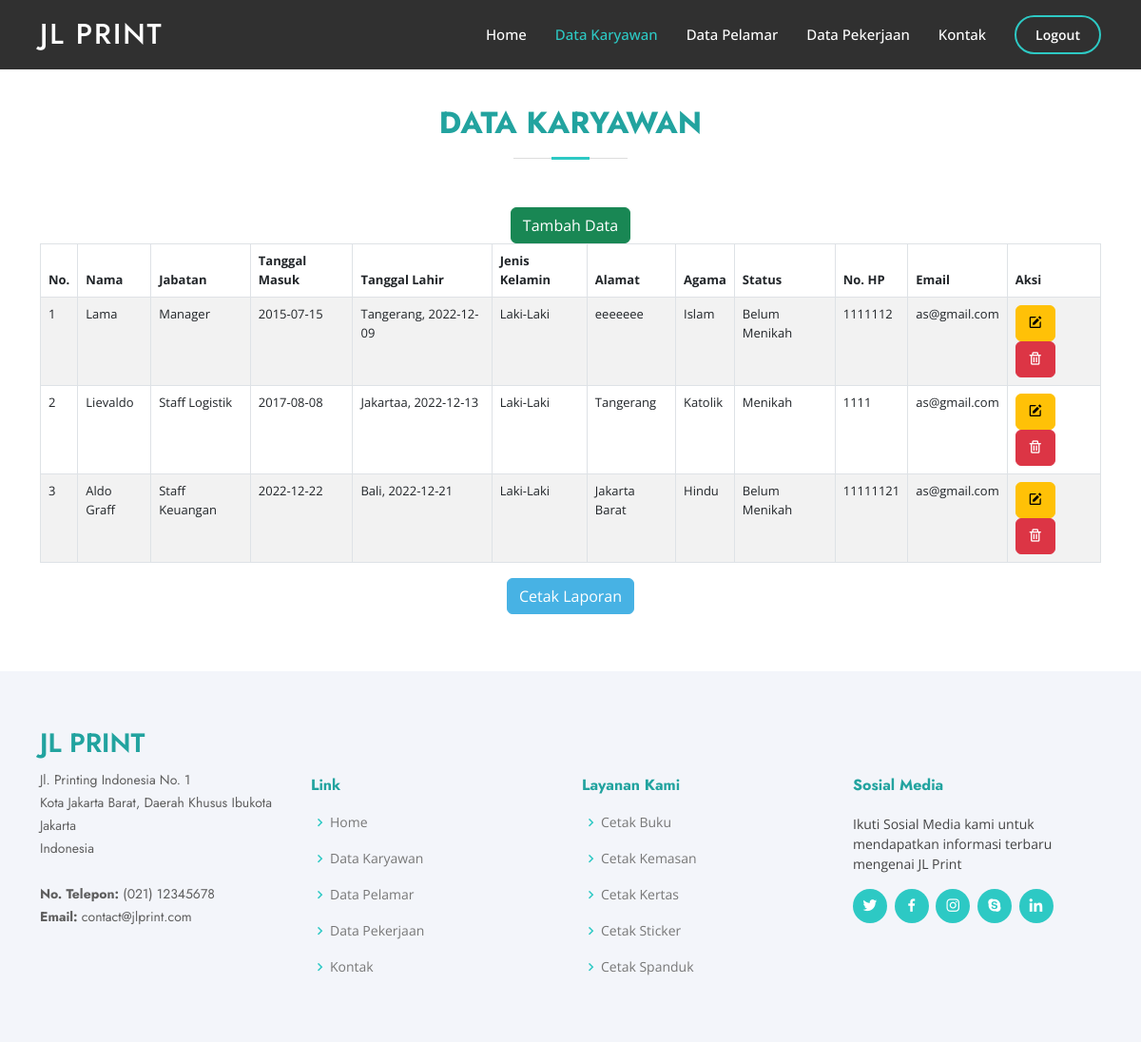
The page /admin/karyawan.php (signed in) on the database as committed earlier.
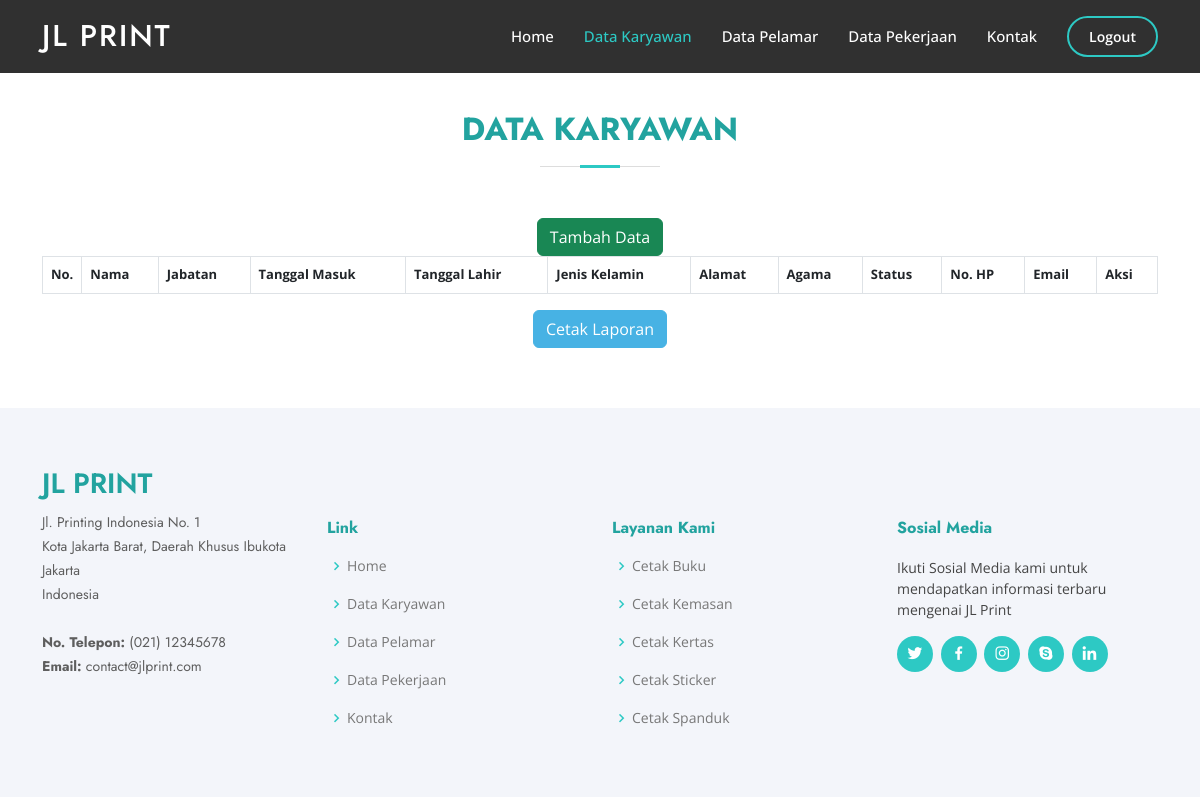
The same page on the database as committed later.
### tables this page shows
CREATE TABLE `karyawan` (
  `id` int(12) NOT NULL,
  `nama` varchar(50) NOT NULL,
  `jabatan` varchar(50) NOT NULL,
  `tanggalmasuk` date NOT NULL,
  `tempat` varchar(50) NOT NULL,
  `tanggal` date NOT NULL,
  `jk` varchar(50) NOT NULL,
  `alamat` varchar(200) NOT NULL,
  `agama` varchar(50) NOT NULL,
  `status` varchar(50) NOT NULL,
  `nohp` varchar(50) NOT NULL,
  `email` varchar(50) NOT NULL
);

### admin/karyawan.php (the view, shortened to what the changed rows need)
<?php
  include '../db_connection.php';
?>
<!DOCTYPE html>
<html lang="en">
<head>
  <link rel="stylesheet" type="text/css" href="https://cdn.datatables.net/v/bs5/dt-1.13.1/datatables.min.css"/>
  <link href="https://cdnjs.cloudflare.com/ajax/libs/twitter-bootstrap/5.2.0/css/bootstrap.min.css" rel="stylesheet">
  <link href="https://cdn.datatables.net/1.13.1/css/dataTables.bootstrap5.min.css" rel="stylesheet">
  <link href="https://cdn.datatables.net/select/1.5.0/css/select.bootstrap5.min.css" rel="stylesheet">
  <link href="https://cdn.datatables.net/responsive/2.2.3/css/responsive.bootstrap.min.css" rel="stylesheet">
  <link href="https://cdn.datatables.net/responsive/2.2.3/css/responsive.jqueryui.min.css" rel="stylesheet">
  <link href="assets/vendor/aos/aos.css" rel="stylesheet">
  <link href="assets/vendor/bootstrap/css/bootstrap.min.css" rel="stylesheet">
  <link href="assets/vendor/bootstrap-icons/bootstrap-icons.css" rel="stylesheet">
  <link href="assets/vendor/boxicons/css/boxicons.min.css" rel="stylesheet">
  <link href="assets/vendor/glightbox/css/glightbox.min.css" rel="stylesheet">
  <link href="assets/vendor/remixicon/remixicon.css" rel="stylesheet">
  <link href="assets/vendor/swiper/swiper-bundle.min.css" rel="stylesheet">
  <link href="assets/css/jlstyles.css" rel="stylesheet">
</head>
<body>
  <header id="header" class="fixed-top ">
    <div class="container d-flex align-items-center">
      <h1 class="logo me-auto"><a href="#">JL Print</a></h1>
    </div>
  </header>
  <main id="main">
  <section id="contact" class="contact">
    <div class="container" data-aos="fade-up">
      <div class="col-12">
        <div class="section-title">
          <h2>Data Karyawan</h2>
        </div>
        <div class="row">
          <div class=" mt-5 mt-lg-0 flex align-items-center">
            <table id="example" class="table table-bordered table-striped" style="width:100%">
            <thead>
                <tr>
                    <th width="20px">No.</th>
                    <th>Nama</th>
                    <th>Jabatan</th>
                    <th>Tanggal Masuk</th>
                    <th>Tanggal Lahir</th>
                    <th>Jenis Kelamin</th>
                    <th>Alamat</th>
                    <th>Agama</th>
                    <th>Status</th>
                    <th>No. HP</th>
                    <th>Email</th>
                    <th>Aksi</th>
                </tr>
            </thead>
            <tbody>
            <?php
                $no= 1;
                $query = mysqli_query($conn, 'SELECT * FROM `karyawan` ORDER BY `karyawan`.`tanggalmasuk` ASC');
                while ($data = mysqli_fetch_array($query)) {
              ?>
                <tr>
                    <td><?php echo $no++ ?></td>
                    <td><?php echo $data['nama']?></td>
                    <td><?php echo $data['jabatan']?></td>
                    <td><?php echo $data['tanggalmasuk']?></td>
                    <td><?php echo $data['tempat']?>, <?php echo $data['tanggal']?></td>
                    <td><?php echo $data['jk']?></td>
                    <td><?php echo $data['alamat']?></td>
                    <td><?php echo $data['agama']?></td>
                    <td><?php echo $data['status']?></td>
                    <td><?php echo $data['nohp']?></td>
                    <td><?php echo $data['email']?></td>
                    <td>
                    <a type="button" class="btn btn-warning" href='karyawan_edit.php?id=<?php echo $data['id']; ?> '><i class='bx bxs-edit'></i></a>
                    <a type="button" class="btn btn-danger" href='forms/karyawan_delete_act.php?id=<?php echo $data['id']; ?> ' onclick="javascript: return confirm('Anda Yakin Ingin Menghapus Data?')"><i class='bx bx-trash' ></i></a>
                    </td>
                  </tr>
                  <?php } ?>
                </tbody>
              </table>
            </div>
        </div>
      </div>
    </div>
  </section>
  </main>
</body>
</html>

Rows that differ between the two databases and show on the page:
removed karyawan: nama "Lama", jabatan "Manager", tanggalmasuk "2015-07-15", tempat "Tangerang", tanggal "2022-12-09", jk "Laki-Laki", alamat "eeeeeee", agama "Islam", status "Belum Menikah", nohp "1111112", email "as@gmail.com"
removed karyawan: nama "Lievaldo", jabatan "Staff Logistik", tanggalmasuk "2017-08-08", tempat "Jakartaa", tanggal "2022-12-13", jk "Laki-Laki", alamat "Tangerang", agama "Katolik", status "Menikah", nohp "1111", email "as@gmail.com"
removed karyawan: nama "Aldo Graff", jabatan "Staff Keuangan", tanggalmasuk "2022-12-22", tempat "Bali", tanggal "2022-12-21", jk "Laki-Laki", alamat "Jakarta Barat", agama "Hindu", status "Belum Menikah", nohp "11111121", email "as@gmail.com"
